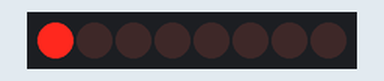
The program below on a simulated Raspberry Pi (header pin numbers). On the bench: 8 shift-register outputs drawn as a row of LEDs (first output left, lit = HIGH). What the program prints to the terminal is not drawn.

Above: at 0.06 s.
At 0.71 s:
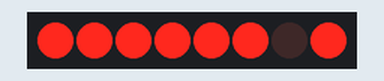
At 1.37 s:
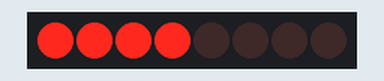
At 1.91 s:
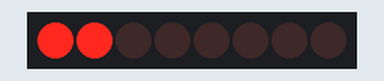
At 2.62 s:
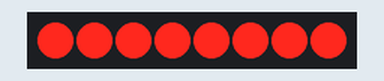
At 3.77 s:
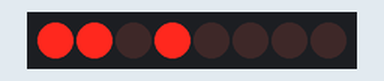
Timing chart, 0 to 4.1 s (numbered marks = the images above):
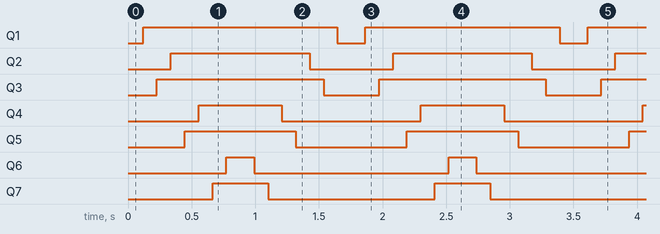

The program:

74HC595_LED.py
```python
import RPi.GPIO as GPIO
import time

SDI = 11
RCLK = 12
SRCLK = 13

LED0 = [0x01, 0x02, 0x04, 0x08, 0x10, 0x20, 0x40, 0x80]
LED1 = [0x01, 0x03, 0x07, 0x0f, 0x1f, 0x3f, 0x7f, 0xff]
LED2 = [0x01, 0x05, 0x15, 0x55, 0xb5, 0xf5, 0xfb, 0xff]
LED3 = [0x01, 0x03, 0x0b, 0x0f, 0x2f, 0x3f, 0xbf, 0xff]

def print_msg():
    print("program is running...")
    print("please press ctrl+c to end the program...")

def setup():
    GPIO.setmode(GPIO.BOARD)
    GPIO.setup(SDI, GPIO.OUT)
    GPIO.setup(RCLK, GPIO.OUT)
    GPIO.setup(SRCLK, GPIO.OUT)
    GPIO.output(SDI, GPIO.LOW)
    GPIO.output(RCLK, GPIO.LOW)
    GPIO.output(SRCLK, GPIO.LOW)

def hc595_in(dat):
    for bit in range(0, 8):
        GPIO.output(SDI, 0x80 & (dat << bit))
        GPIO.output(SRCLK, GPIO.HIGH)
        time.sleep(0.001)
        GPIO.output(SRCLK, GPIO.LOW)

def hc595_out():
    GPIO.output(RCLK, GPIO.HIGH)
    time.sleep(0.001)
    GPIO.output(RCLK, GPIO.LOW)

def loop():
    WhichLeds = LED3
    sleeptime = 0.1
    while True:
        for i in range(0, len(WhichLeds)):
            hc595_in(WhichLeds[i])
            hc595_out()
            time.sleep(sleeptime)

        for i in range(len(WhichLeds)-1, -1, -1):
            hc595_in(WhichLeds[i])
            hc595_out()
            time.sleep(sleeptime)

def destroy():
    GPIO.cleanup()

if __name__ == '__main__':
    print_msg()
    setup()
    try:
        loop()
    except KeyboardInterrupt:
        destroy()
```

Measured:
- by itself, Q1: alternates HIGH for 1.5 s and LOW for 0.22 s
- by itself, Q2: alternates HIGH for 1.1 s and LOW for 0.65 s
- by itself, Q3: alternates HIGH for 1.3 s and LOW for 0.44 s
- by itself, Q4: alternates HIGH for 0.65 s and LOW for 1.1 s
- by itself, Q5: alternates HIGH for 0.87 s and LOW for 0.87 s
- by itself, Q6: alternates HIGH for 0.22 s and LOW for 1.5 s
- by itself, Q7: alternates HIGH for 0.44 s and LOW for 1.3 s
